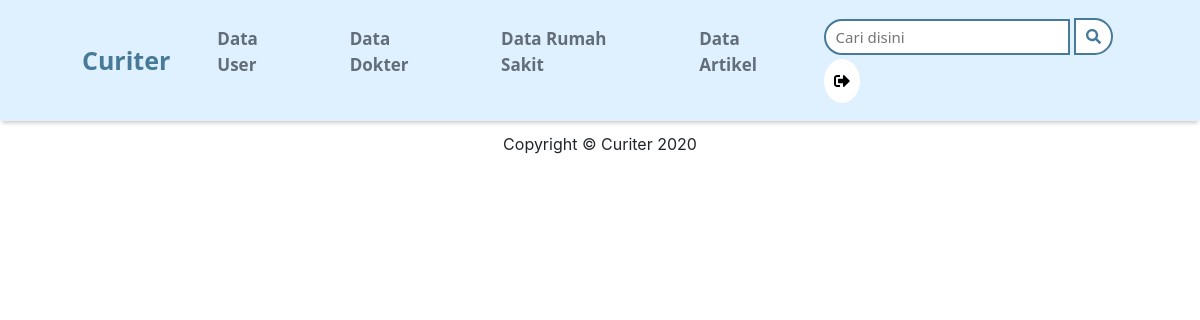
The app's page /admin/dokter/jadwal/47, older data.
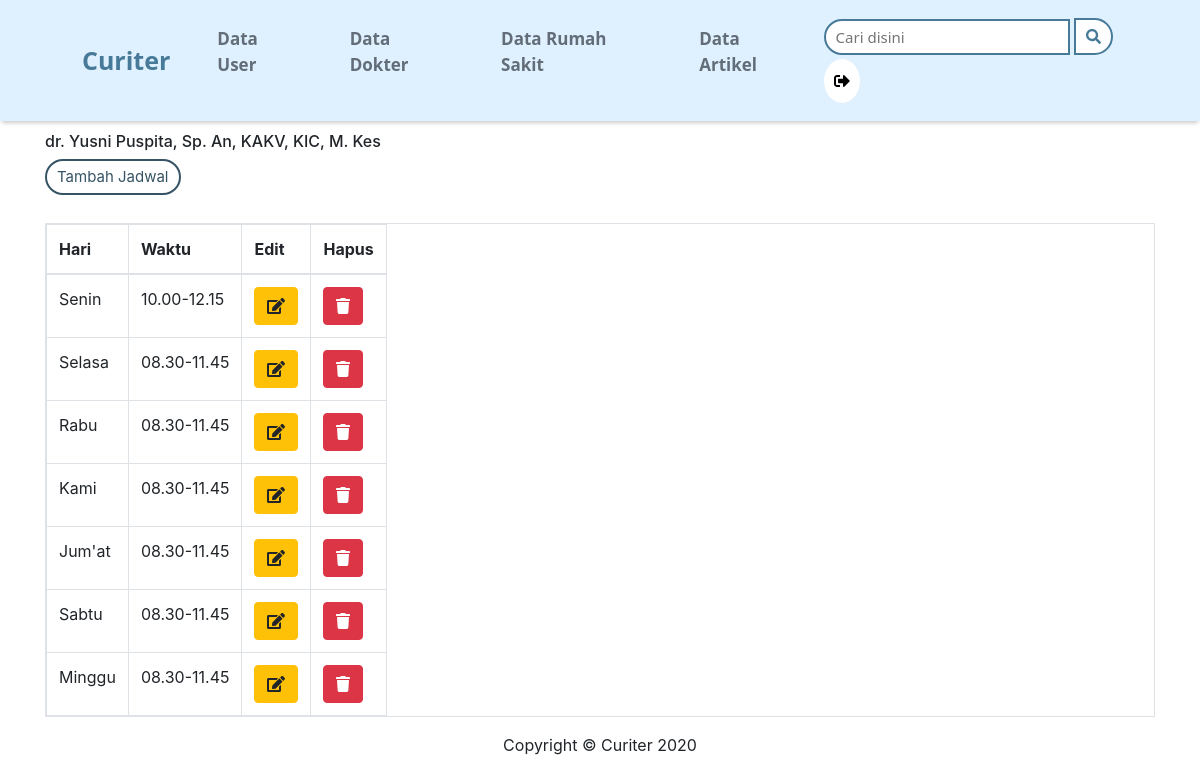
The same page, newer data.
### tables this page shows
CREATE TABLE `jadwal` (
  `id` int(250) NOT NULL,
  `senin` varchar(100) NOT NULL,
  `selasa` varchar(100) NOT NULL,
  `rabu` varchar(100) NOT NULL,
  `kamis` varchar(100) NOT NULL,
  `jumat` varchar(100) NOT NULL,
  `sabtu` varchar(100) NOT NULL,
  `minggu` varchar(100) NOT NULL,
  `id_dokter` int(100) NOT NULL
);

CREATE TABLE `dokter` (
  `id_dokter` int(11) NOT NULL,
  `id_rs` int(11) NOT NULL,
  `id_poli` int(11) NOT NULL,
  `nama_dokter` varchar(50) NOT NULL,
  `no_dokter` varchar(15) DEFAULT NULL,
  `email_dokter` varchar(30) DEFAULT NULL,
  `foto_dokter` int(11) NOT NULL
);

### application/controllers/admin/dokter.php (called while the page is built, shortened)
<?php
class Dokter extends CI_Controller
{
	public function __construct()
	{
		$this->load->model('admin/model_dokter');
		$this->load->model('admin/model_jadwal');
		$this->load->model('m_poli');
		$this->load->model('m_rs');
		$this->load->model('admin/model_rs');
		$this->load->library('form_validation');
	}
	public function jadwal($id)
	{
		$data['title'] = 'Curiter | Admin';
		$data['jadwal'] = $this->model_jadwal->getjadwal($id);
		$this->load->view('header_page_admin', $data);
		$this->load->view('admin/v_jadwal_dokter', $data);
		$this->load->view('footer_page');
	}
}

### index.php (called while the page is built, shortened)
<?php
require_once BASEPATH.'core/CodeIgniter.php';

### application/models/admin/model_jadwal.php (called while the page is built, shortened)
<?php
class Model_jadwal extends CI_Model
{
    public function getjadwal($id)
    {
        $this->db->select('*');
        $this->db->join('dokter', 'dokter.id_dokter = jadwal.id_dokter');
        return $this->db->get_where('jadwal', array('jadwal.id_dokter' => $id))->result_array();
    }
}

### application/views/admin/v_jadwal_dokter.php (the view, shortened to what the changed rows need)
<!DOCTYPE html>
<html lang="" dir="ltr">
<head>
    <link rel="stylesheet" href="<?php echo base_url('assets/css/bootstrap.min.css') ?>">
</head>
<body class="bodiadm">
    <div class="container">
        <div class="box">
            <h3>Daftar Jadwal</h3>
        <?php foreach($jadwal as $d) { ?>
            <h6><?php echo $d['nama_dokter']; ?></h6>
            <button type="button" class="button_tambah" data-toggle="modal" data-target="#tambah">Tambah Jadwal</button>
            <br></br>
            <table class="table table-bordered table-responsive" id="table">
                <thead>
                    <tr>
                        <th>Hari</th>
                        <th>Waktu</th>
                        <th>Edit</th>
                        <th>Hapus</th>
                    </tr>
                </thead>
                <tbody>
                    <tr>
                        <td>Senin</td>
                        <td><?php echo $d['senin']; ?></td>
                        <form>
                            <td><button type="button" class="btn btn-warning" data-toggle="modal" data-target="#edit"><i class="fas fa-edit"></i></button></td>
                            <td><a href="#" type="button" class="btn btn-danger" onClick="return confirm('Apakah Anda Yakin?')"><i class="fas fa-trash"></i></a></td>
                        </form>
                    </tr>
                    <tr>
                        <td>Selasa</td>
                        <td><?php echo $d['selasa']; ?></td>
                        <form>
                            <td><button type="button" class="btn btn-warning" data-toggle="modal" data-target="#edit"><i class="fas fa-edit"></i></button></td>
                            <td><a href="#" type="button" class="btn btn-danger" onClick="return confirm('Apakah Anda Yakin?')"><i class="fas fa-trash"></i></a></td>
                        </form>
                    </tr>
                    <tr>
                        <td>Rabu</td>
                        <td><?php echo $d['rabu']; ?></td>
                        <form>
                            <td><button type="button" class="btn btn-warning" data-toggle="modal" data-target="#edit"><i class="fas fa-edit"></i></button></td>
                            <td><a href="#" type="button" class="btn btn-danger" onClick="return confirm('Apakah Anda Yakin?')"><i class="fas fa-trash"></i></a></td>
                        </form>
                    </tr>
                    <tr>
                        <td>Kami</td>
                        <td><?php echo $d['kamis']; ?></td>
                        <form>
                            <td><button type="button" class="btn btn-warning" data-toggle="modal" data-target="#edit"><i class="fas fa-edit"></i></button></td>
                            <td><a href="#" type="button" class="btn btn-danger" onClick="return confirm('Apakah Anda Yakin?')"><i class="fas fa-trash"></i></a></td>
                        </form>
                    </tr>
                    <tr>
                        <td>Jum'at</td>
                        <td><?php echo $d['jumat']; ?></td>
                        <form>
                            <td><button type="button" class="btn btn-warning" data-toggle="modal" data-target="#edit"><i class="fas fa-edit"></i></button></td>
                            <td><a href="#" type="button" class="btn btn-danger" onClick="return confirm('Apakah Anda Yakin?')"><i class="fas fa-trash"></i></a></td>
                        </form>
                    </tr>
                    <tr>
                        <td>Sabtu</td>
                        <td><?php echo $d['sabtu']; ?></td>
                        <form>
                            <td><button type="button" class="btn btn-warning" data-toggle="modal" data-target="#edit"><i class="fas fa-edit"></i></button></td>
                            <td><a href="#" type="button" class="btn btn-danger" onClick="return confirm('Apakah Anda Yakin?')"><i class="fas fa-trash"></i></a></td>
                        </form>
                    </tr>
                    <tr>
                        <td>Minggu</td>
                        <td><?php echo $d['minggu']; ?></td>
                        <form>
                            <td><button type="button" class="btn btn-warning" data-toggle="modal" data-target="#edit"><i class="fas fa-edit"></i></button></td>
                            <td><a href="#" type="button" class="btn btn-danger" onClick="return confirm('Apakah Anda Yakin?')"><i class="fas fa-trash"></i></a></td>
                        </form>
                    </tr>
                </tbody>
        <?php } ?>
            </table>
        </div>
    </div>
</body>
</html>

Row changes from the older to the newer data that the page shows:
added jadwal: id_dokter.nama_dokter "dr. Yusni Puspita, Sp. An, KAKV, KIC, M. Kes", senin "10.00-12.15", selasa "08.30-11.45", rabu "08.30-11.45", kamis "08.30-11.45", jumat "08.30-11.45", sabtu "08.30-11.45", minggu "08.30-11.45"
